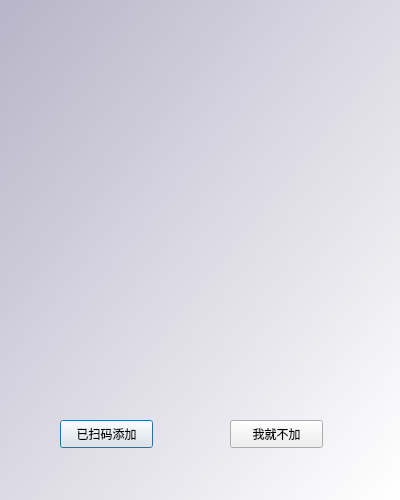
<?xml version="1.0" encoding="UTF-8"?>
<ui version="4.0">
 <class>Dialogex</class>
 <widget class="QDialog" name="Dialogex">
  <property name="geometry">
   <rect>
    <x>0</x>
    <y>0</y>
    <width>400</width>
    <height>500</height>
   </rect>
  </property>
  <property name="windowTitle">
   <string>不正常人类研究中心</string>
  </property>
  <widget class="QLabel" name="label">
   <property name="geometry">
    <rect>
     <x>60</x>
     <y>10</y>
     <width>291</width>
     <height>316</height>
    </rect>
   </property>
   <property name="text">
    <string>&lt;html&gt;&lt;head/&gt;&lt;body&gt;&lt;p&gt;&lt;img src=&quot;:/images/p9.jpg&quot;/&gt;&lt;/p&gt;&lt;/body&gt;&lt;/html&gt;</string>
   </property>
  </widget>
  <widget class="QLabel" name="label_2">
   <property name="geometry">
    <rect>
     <x>0</x>
     <y>0</y>
     <width>400</width>
     <height>500</height>
    </rect>
   </property>
   <property name="styleSheet">
    <string notr="true">background-color: qlineargradient(spread:pad, x1:0, y1:0, x2:1, y2:1, stop:0 rgba(175, 171, 194, 220), stop:1 rgba(255, 255, 255, 255));</string>
   </property>
   <property name="text">
    <string/>
   </property>
  </widget>
  <widget class="QPushButton" name="pushButton">
   <property name="geometry">
    <rect>
     <x>60</x>
     <y>420</y>
     <width>93</width>
     <height>28</height>
    </rect>
   </property>
   <property name="text">
    <string>已扫码添加</string>
   </property>
  </widget>
  <widget class="QPushButton" name="pushButton_2">
   <property name="geometry">
    <rect>
     <x>230</x>
     <y>420</y>
     <width>93</width>
     <height>28</height>
    </rect>
   </property>
   <property name="text">
    <string>我就不加</string>
   </property>
  </widget>
  <zorder>label_2</zorder>
  <zorder>label</zorder>
  <zorder>pushButton</zorder>
  <zorder>pushButton_2</zorder>
 </widget>
 <resources/>
 <connections/>
</ui>
